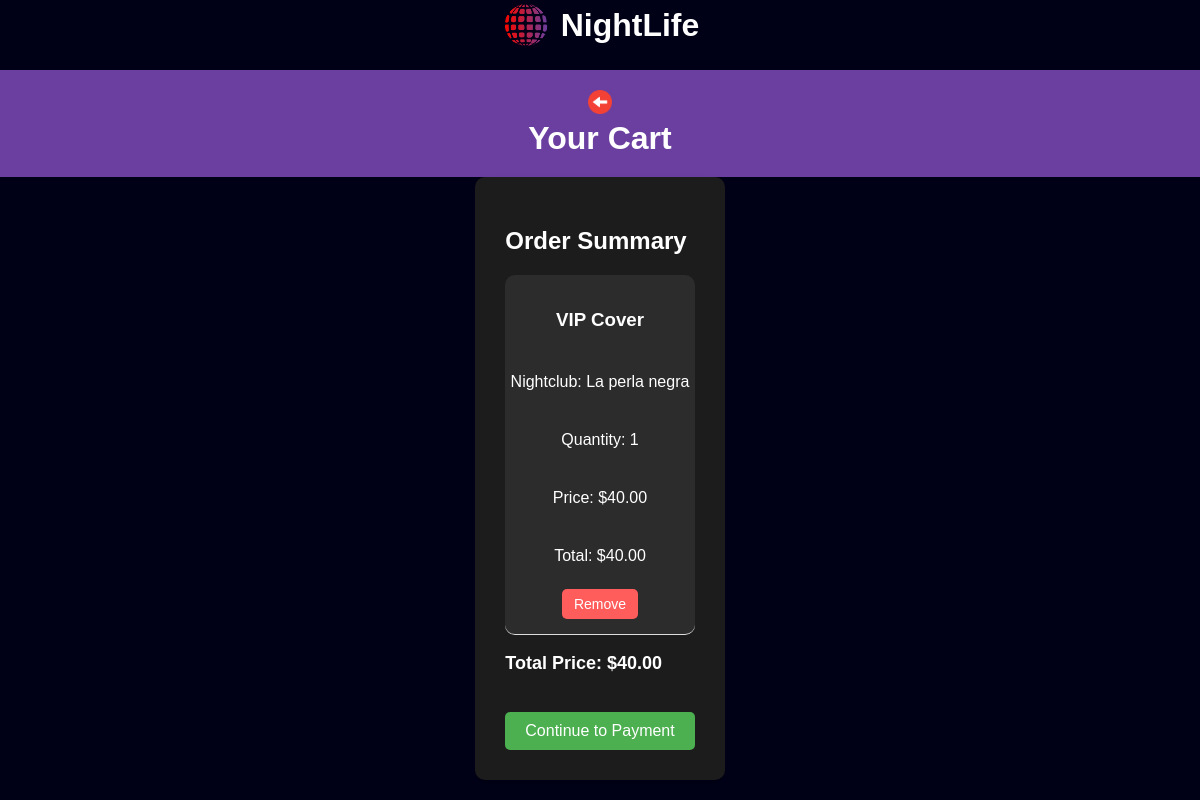
/en/cart/ (signed in), run on an earlier commit of the app's database.
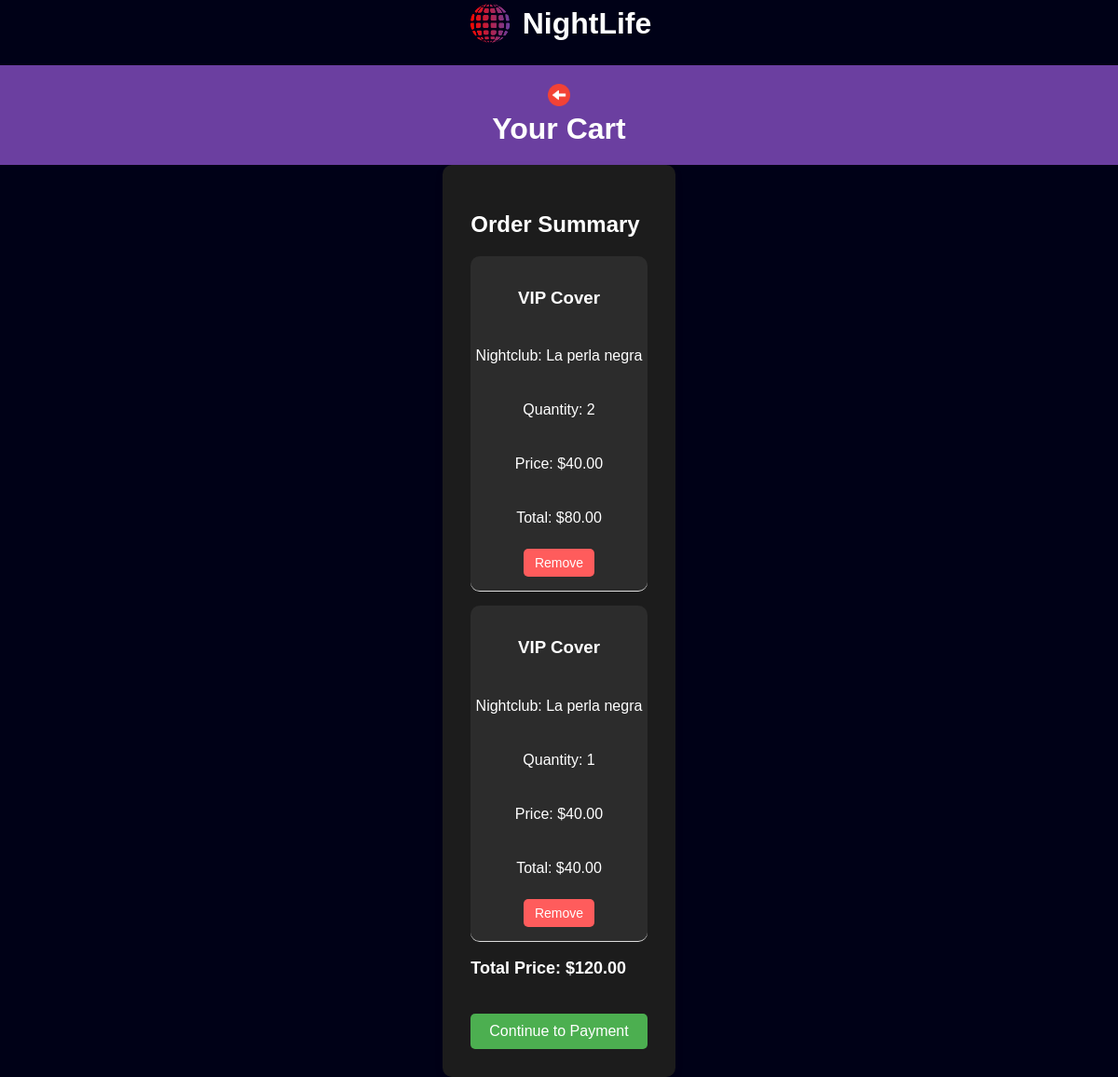
And on a later commit of the database.
### tickets/models.py (models this page shows, shortened)
class CartItem(models.Model):
    user = models.ForeignKey(User, on_delete=models.CASCADE)
    ticket = models.ForeignKey(Ticket, on_delete=models.CASCADE)
    quantity = models.PositiveIntegerField(default=1)

class Ticket(models.Model):
    TICKET_CHOICES = [
        ('normal', 'Normal Cover'),
        ('vip', 'VIP Cover'),
    ]
    nightclub = models.ForeignKey(NightClub, related_name='tickets', on_delete=models.CASCADE)
    ticket_type = models.CharField(max_length=50, choices=TICKET_CHOICES)
    price = models.DecimalField(max_digits=6, decimal_places=2)
    description = models.TextField(blank=True, null=True)

class NightClub(models.Model):
    name = models.CharField(max_length=255)
    address = models.CharField(max_length=255, null=True, blank=True)  # Allow null and blank values
    description = models.TextField(blank=True, null=True)
    image = models.ImageField(upload_to='nightclubs/', blank=True, null=True)
    latitude = models.DecimalField(max_digits=17, decimal_places=15, null=True, blank=True)
    longitude = models.DecimalField(max_digits=17, decimal_places=15, null=True, blank=True)

### tickets/views.py (the view)
# urls.py: path('cart/', views.cart_view, name='cart'),
@login_required
def cart_view(request):
    set_language_in_view(request)  # Activa idioma según sesión
    cart_items = CartItem.objects.filter(user=request.user)
    total_price = sum([item.ticket.price * item.quantity for item in cart_items])
    return render(request, 'tickets/cart.html', {
        'cart_items': cart_items,
        'total_price': total_price,
    })

### tickets/templatetags/cart_extras.py (called while the page is built)
@register.filter
def multiply(value, arg):
    try:
        return value * arg
    except (TypeError, ValueError):
        return 0  # Retorna 0 en caso de error para evitar problemas en la plantilla

### tickets/views.py (called while the page is built)
def set_language_in_view(request):
    if request.method == 'POST':
        language = request.POST.get('language', 'en')  # Idioma predeterminado: inglés
        translation.activate(language)
        request.session['django_language'] = language
        response = redirect(request.META.get('HTTP_REFERER', '/'))
        response.set_cookie('django_language', language)
        return response

### tickets/templates/tickets/cart.html (shortened to what this page needs)
<!DOCTYPE html>
<html lang="en">
<head>
    {% load static %}
{% load i18n %}
{% load cart_extras %}
    <link rel="stylesheet" href="{% static 'css/styles.css' %}">
    <div class="logo-section">
        <a href="{% url 'home' %}" class="logo-link">
            <img src="{% static 'images/logo.png' %}" alt="{% trans 'NightLife Logo' %}" class="logo">
            <h1>{% trans "NightLife" %}</h1>
        </a>
    </div>
</head>
<body class="cart-page">
    <header class="cart-header">
        <div class="cart-logo-section">
            <a href="{% url 'home' %}">
                <img src="{% static 'images/back-arrow.png' %}" alt="{% trans "Back" %}" class="back-arrow">
            </a>
            <h1> {% trans "Your Cart" %}</h1>
        </div>
    </header>
    <section class="cart-container">
        {% if cart_items %}
            <div class="order-summary">
                <h2>{% trans "Order Summary" %}</h2>
                <ul class="cart-items-list">
                    {% for item in cart_items %}
                        <li class="cart-item">
                            <h3>{{ item.ticket.get_ticket_type_display }}</h3>
                            <p>{% trans "Nightclub" %}: {{ item.ticket.nightclub.name }}</p>
                            <p>{% trans "Quantity" %}: {{ item.quantity }}</p>
                            <p>{% trans "Price" %}: ${{ item.ticket.price }}</p>
                            <p>{% trans "Total" %}: ${{ item.ticket.price|multiply:item.quantity }}</p>
                            <form action="{% url 'remove-cart-item' item.id %}" method="post" class="remove-item-form">
                                <button type="submit" class="remove-item-btn">{% trans "Remove" %}</button>
                            </form>
                        </li>
                    {% endfor %}
                </ul>
                <div class="order-total">
                    <p><strong>{% trans "Total Price" %}:</strong> ${{ total_price }}</p>
                </div>
                <a href="{% url 'payment' %}" class="checkout-btn">{% trans "Continue to Payment" %}</a>
            </div>
        {% else %}
            <p class="empty-cart-message">{% trans "Your cart is empty." %}</p>
        {% endif %}
    </section>
</body>
</html>

What changed in the data, as far as the page shows it:
added CartItem: ticket.ticket_type "VIP Cover", ticket.nightclub.name "La perla negra", quantity "2", ticket.price "40.00", ticket.price|multiply "80.00"
Also different on the page:
{{ total_price }}: "40.00" → "120.00"
